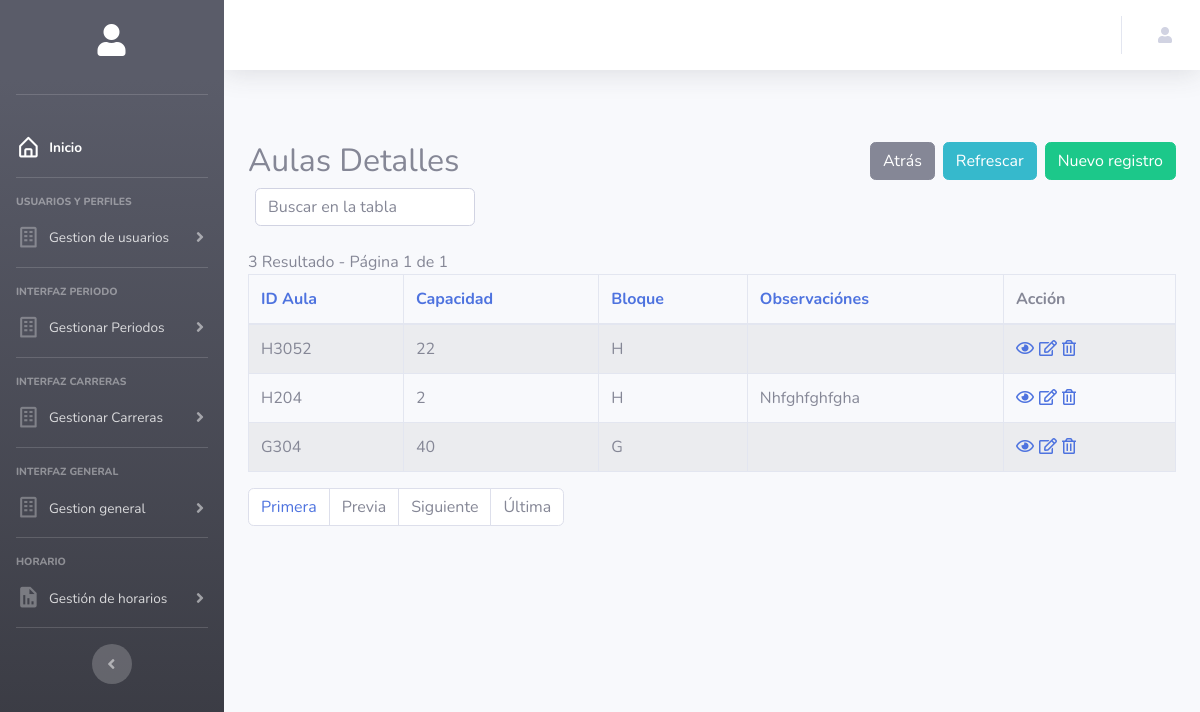
/Codigo/php/aulas-index.php, run on an earlier commit of the app's database.
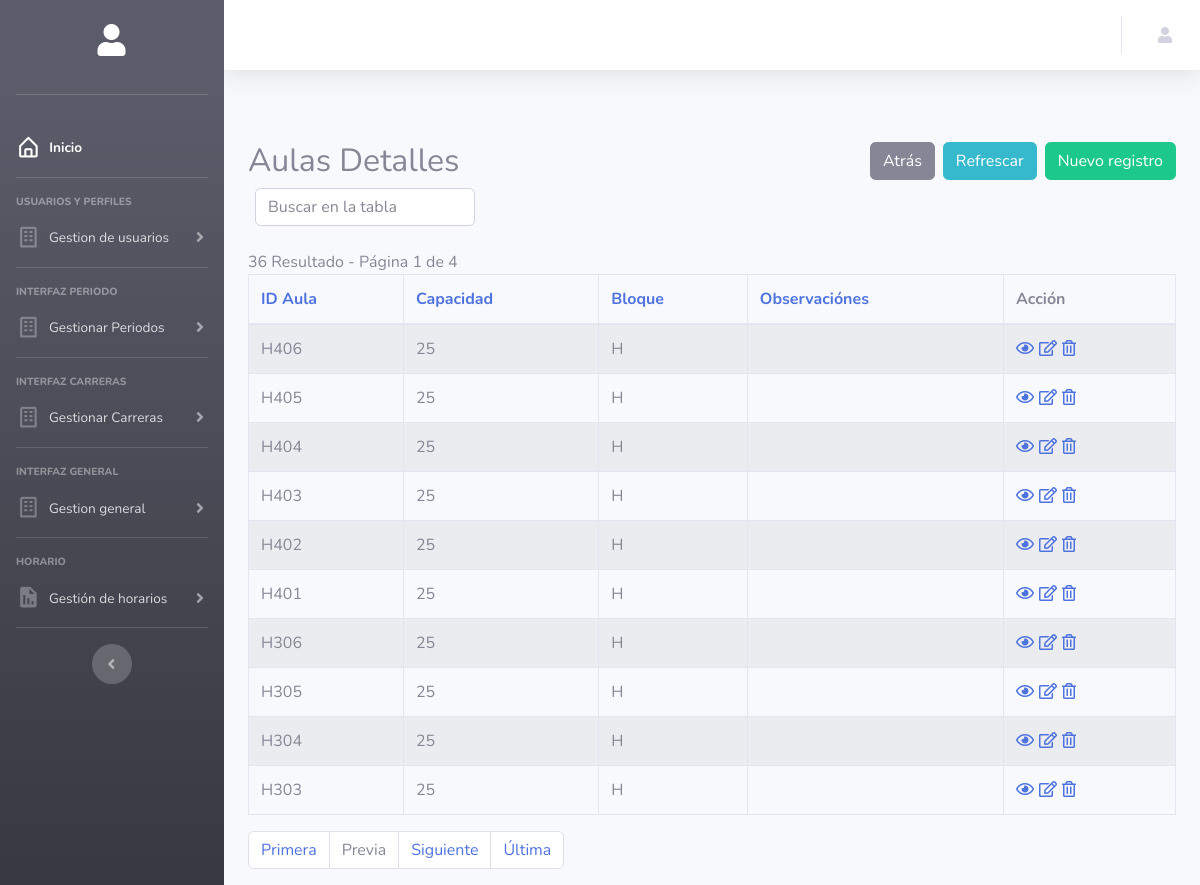
And on a later commit of the database.
### tables this page shows
CREATE TABLE `aulas` (
  `id_aula` varchar(30) NOT NULL,
  `capacidad` int(11) NOT NULL,
  `bloque` varchar(10) NOT NULL,
  `observacion` varchar(300) DEFAULT NULL
);

### Codigo/php/config.php (called while the page is built, shortened)
<?php
$no_of_records_per_page = 10;
?>

### Codigo/php/aulas-index.php (the view, shortened to what the changed rows need)
<!DOCTYPE html>
<html lang="en">
<head>
</head>
<?php include('header.php'); ?>
<section class="pt-5">
    <div class="container-fluid">
        <div class="row">
            <div class="col-md-12">
                <div class="page-header clearfix">
                    <h2 class="float-left">Aulas Detalles</h2>
                </div>
                <div class="form-row">
                </div>
                <br>
                <?php
                require_once "config.php";
                $domain = $_SERVER['HTTP_HOST'];
                $script = $_SERVER['SCRIPT_NAME'];
                $parameters = $_GET ? $_SERVER['QUERY_STRING'] : "";
                $protocol = ($_SERVER['HTTPS'] == "on" ? "https" : "http");
                $currenturl = $protocol . '://' . $domain . $script . '?' . $parameters;
                if (isset($_GET['pageno'])) {
                    $pageno = $_GET['pageno'];
                } else {
                    $pageno = 1;
                }
                $offset = ($pageno - 1) * $no_of_records_per_page;
                $total_pages_sql = "SELECT COUNT(*) FROM aulas";
                $result = mysqli_query($link, $total_pages_sql);
                $total_rows = mysqli_fetch_array($result)[0];
                $total_pages = ceil($total_rows / $no_of_records_per_page);
                $order = 'id_aula';
                $sort = 'desc';
                $sql = "SELECT * FROM aulas ORDER BY $order $sort LIMIT $offset, $no_of_records_per_page";
                $count_pages = "SELECT * FROM aulas";
                if (!empty($_GET['search'])) {
                    $search = ($_GET['search']);
                    $sql = "SELECT * FROM aulas
                            WHERE CONCAT_WS (id_aula,capacidad,bloque,observacion)
                            LIKE '%$search%'
                            ORDER BY $order $sort
                            LIMIT $offset, $no_of_records_per_page";
                    $count_pages = "SELECT * FROM aulas
                            WHERE CONCAT_WS (id_aula,capacidad,bloque,observacion)
                            LIKE '%$search%'
                            ORDER BY $order $sort";
                } else {
                    $search = "";
                }
                if ($result = mysqli_query($link, $sql)) {
                    if (mysqli_num_rows($result) > 0) {
                        if ($result_count = mysqli_query($link, $count_pages)) {
                            $total_pages = ceil(mysqli_num_rows($result_count) / $no_of_records_per_page);
                        }
                        $number_of_results = mysqli_num_rows($result_count);
                        echo " " . $number_of_results . " Resultado - Página " . $pageno . " de " . $total_pages;
                        echo "<table class='table table-bordered table-striped'>";
                        echo "<thead>";
                        echo "<tr>";
                        echo "<th><a href=?search=$search&sort=&order=id_aula&sort=$sort>ID Aula</th>";
                        echo "<th><a href=?search=$search&sort=&order=capacidad&sort=$sort>Capacidad</th>";
                        echo "<th><a href=?search=$search&sort=&order=bloque&sort=$sort>Bloque</th>";
                        echo "<th><a href=?search=$search&sort=&order=observacion&sort=$sort>Observaciónes</th>";
                        echo "<th>Acción</th>";
                        echo "</tr>";
                        echo "</thead>";
                        echo "<tbody>";
                        while ($row = mysqli_fetch_array($result)) {
                            echo "<tr>";
                            echo "<td>" . htmlspecialchars($row['id_aula']) . "</td>";
                            echo "<td>" . htmlspecialchars($row['capacidad']) . "</td>";
                            echo "<td>" . htmlspecialchars($row['bloque']) . "</td>";
                            echo "<td>" . htmlspecialchars($row['observacion']) . "</td>";
                            echo "<td>";
                            echo "<a href='aulas-read.php?id_aula=" . $row['id_aula'] . "' title='Ver Registro' data-toggle='tooltip'><i class='far fa-eye'></i></a>";
                            echo "<a href='aulas-update.php?id_aula=" . $row['id_aula'] . "' title='Actualizar Registro' data-toggle='tooltip'><i class='far fa-edit'></i></a>";
                            echo "<a href='aulas-delete.php?id_aula=" . $row['id_aula'] . "' title='Eliminar Registro' data-toggle='tooltip'><i class='far fa-trash-alt'></i></a>";
                            echo "</td>";
                            echo "</tr>";
                        }
                        echo "</tbody>";
                        echo "</table>";
                        ?>
                        <ul class="pagination" align-right>
                            <?php
                            $new_url = preg_replace('/&?pageno=[^&]*/', '', $currenturl);
                            ?>
                            <li class="page-item"><a class="page-link" href="<?php echo $new_url . '&pageno=1' ?>">Primera</a>
                            </li>
                            <li class="page-item <?php if ($pageno <= 1) {
                                echo 'disabled';
                            } ?>">
                                <a class="page-link"
                                    href="<?php if ($pageno <= 1) {
                                        echo '#';
                                    } else {
                                        echo $new_url . "&pageno=" . ($pageno - 1);
                                    } ?>">Previa</a>
                            </li>
                            <li class="page-item <?php if ($pageno >= $total_pages) {
                                echo 'disabled';
                            } ?>">
                                <a class="page-link"
                                    href="<?php if ($pageno >= $total_pages) {
                                        echo '#';
                                    } else {
                                        echo $new_url . "&pageno=" . ($pageno + 1);
                                    } ?>">Siguiente</a>
                            </li>
                            <li class="page-item <?php if ($pageno >= $total_pages) {
                                echo 'disabled';
                            } ?>">
                                <a class="page-item"><a class="page-link"
                                        href="<?php echo $new_url . '&pageno=' . $total_pages; ?>">Última</a>
                            </li>
                        </ul>
                        <?php
                    } else {
                        echo "<p class='lead'><em>No records were found.</em></p>";
                    }
                } else {
                    echo "ERROR: Could not able to execute $sql. " . mysqli_error($link);
                }
                ?>
            </div>
        </div>
    </div>
</section>
<?php include('footer.php'); ?>

What changed in the data, as far as the page shows it:
removed aulas: id_aula "H3052", capacidad "22", bloque "H"
no longer on this page (row edited): aulas: id_aula "H204", capacidad "2", bloque "H", observacion "Nhfghfghfgha"
no longer on this page (row edited): aulas: id_aula "G304", capacidad "40", bloque "G"
added aulas: id_aula "H406", capacidad "25", bloque "H"
added aulas: id_aula "H405", capacidad "25", bloque "H"
added aulas: id_aula "H404", capacidad "25", bloque "H"
added aulas: id_aula "H403", capacidad "25", bloque "H"
added aulas: id_aula "H402", capacidad "25", bloque "H"
added aulas: id_aula "H401", capacidad "25", bloque "H"
added aulas: id_aula "H306", capacidad "25", bloque "H"
added aulas: id_aula "H305", capacidad "25", bloque "H"
added aulas: id_aula "H304", capacidad "25", bloque "H"
added aulas: id_aula "H303", capacidad "25", bloque "H"
Also different on the page:
$number_of_results: "3" → "36"
$total_pages: "1" → "4"
